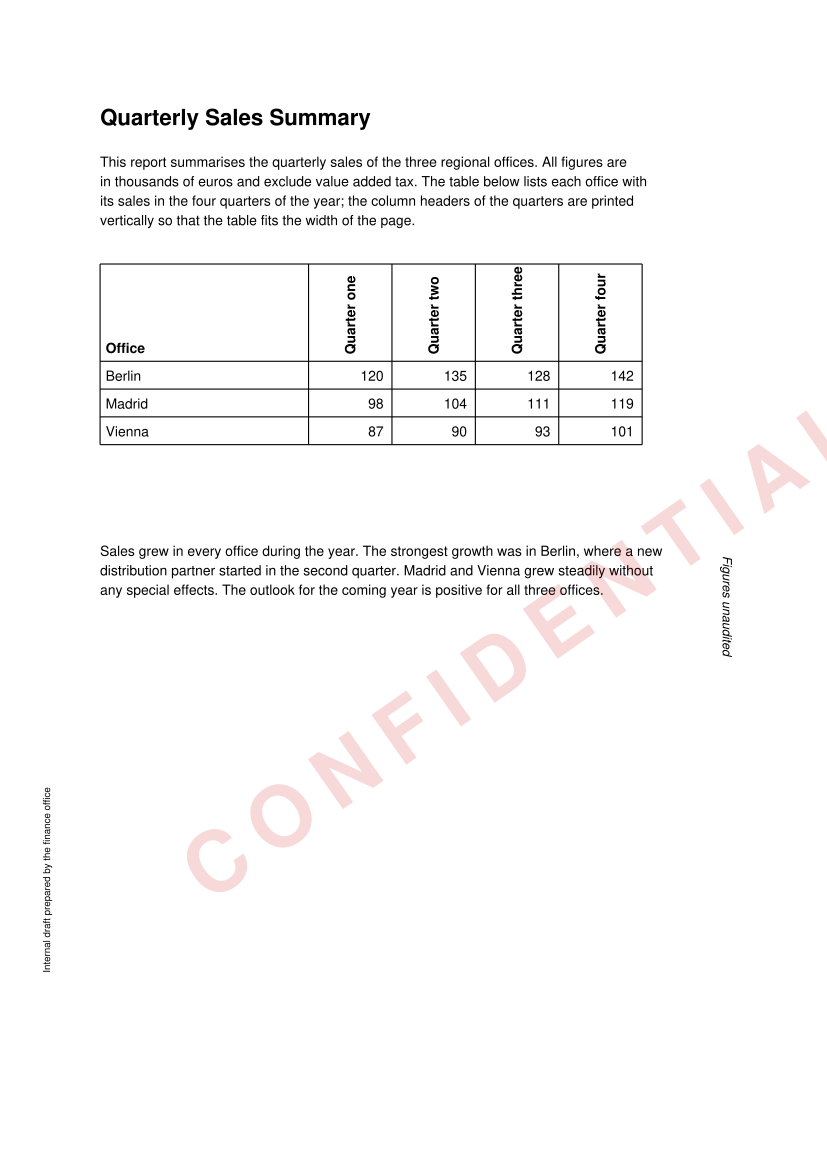

Recreate this plot in Python.
"""生成测试夹具 rotated-text.pdf：页面上的旋转文字。
  - 带框表格的表头里有两格是竖排的（从下往上读），其余是横排；
  - 页面左边距里有一行竖排的说明（从下往上读，期刊、政府公报常见）；
  - 正文旁边有一个从上往下读的竖排标签；
  - 一个斜放 35° 的半透明水印 "CONFIDENTIAL"，字距加宽（pdf.js 会在字母之间插空格）。
以前旋转文字整段不转换，报告里却显示文字完整性 100%。"""
import sys
from reportlab.pdfgen import canvas
from reportlab.lib.colors import Color

out = sys.argv[1] if len(sys.argv) > 1 else "rotated-text.pdf"
W, H = 595, 842
c = canvas.Canvas(out, pagesize=(W, H))
black = Color(0, 0, 0)


def y(v):
    return H - v


# 正文
c.setFont("Helvetica-Bold", 16)
c.drawString(72, y(90), "Quarterly Sales Summary")
c.setFont("Helvetica", 10)
body = [
    "This report summarises the quarterly sales of the three regional offices. All figures are",
    "in thousands of euros and exclude value added tax. The table below lists each office with",
    "its sales in the four quarters of the year; the column headers of the quarters are printed",
    "vertically so that the table fits the width of the page.",
]
for i, s in enumerate(body):
    c.drawString(72, y(120 + 14 * i), s)

# 带框表格：第一列是办公室，后面四列的表头竖排
x0, top = 72, 190
cols = [150, 60, 60, 60, 60]
rows = [70, 20, 20, 20]
xs = [x0]
for w in cols:
    xs.append(xs[-1] + w)
ys = [top]
for h in rows:
    ys.append(ys[-1] + h)
c.setLineWidth(0.8)
for xv in xs:
    c.line(xv, y(ys[0]), xv, y(ys[-1]))
for yv in ys:
    c.line(xs[0], y(yv), xs[-1], y(yv))
c.setFont("Helvetica-Bold", 10)
c.drawString(xs[0] + 4, y(ys[1] - 6), "Office")
for k, label in enumerate(["Quarter one", "Quarter two", "Quarter three", "Quarter four"]):
    cx = xs[k + 1] + cols[k + 1] / 2 + 3.5
    c.saveState()
    c.translate(cx, y(ys[1] - 5))
    c.rotate(90)  # 从下往上读
    c.drawString(0, 0, label)
    c.restoreState()
c.setFont("Helvetica", 10)
data = [["Berlin", "120", "135", "128", "142"], ["Madrid", "98", "104", "111", "119"], ["Vienna", "87", "90", "93", "101"]]
for r, row in enumerate(data):
    base = ys[r + 2] - 6
    c.drawString(xs[0] + 4, y(base), row[0])
    for k, v in enumerate(row[1:]):
        c.drawRightString(xs[k + 2] - 6, y(base), v)

# 正文旁边从上往下读的竖排标签
c.setFont("Helvetica-Oblique", 9)
c.saveState()
c.translate(520, y(400))
c.rotate(-90)
c.drawString(0, 0, "Figures unaudited")
c.restoreState()
c.setFont("Helvetica", 10)
more = [
    "Sales grew in every office during the year. The strongest growth was in Berlin, where a new",
    "distribution partner started in the second quarter. Madrid and Vienna grew steadily without",
    "any special effects. The outlook for the coming year is positive for all three offices.",
]
for i, s in enumerate(more):
    c.drawString(72, y(400 + 14 * i), s)

# 左边距里从下往上读的说明
c.setFont("Helvetica", 7)
c.saveState()
c.translate(36, y(700))
c.rotate(90)
c.drawString(0, 0, "Internal draft prepared by the finance office")
c.restoreState()

# 斜放的半透明水印，字距加宽
c.saveState()
c.setFillColor(Color(0.8, 0, 0))
c.setFillAlpha(0.15)
c.translate(150, y(650))
c.rotate(35)
t = c.beginText(0, 0)
t.setFont("Helvetica-Bold", 60)
t.setCharSpace(12)
t.textOut("CONFIDENTIAL")
c.drawText(t)
c.restoreState()

c.showPage()
c.save()
